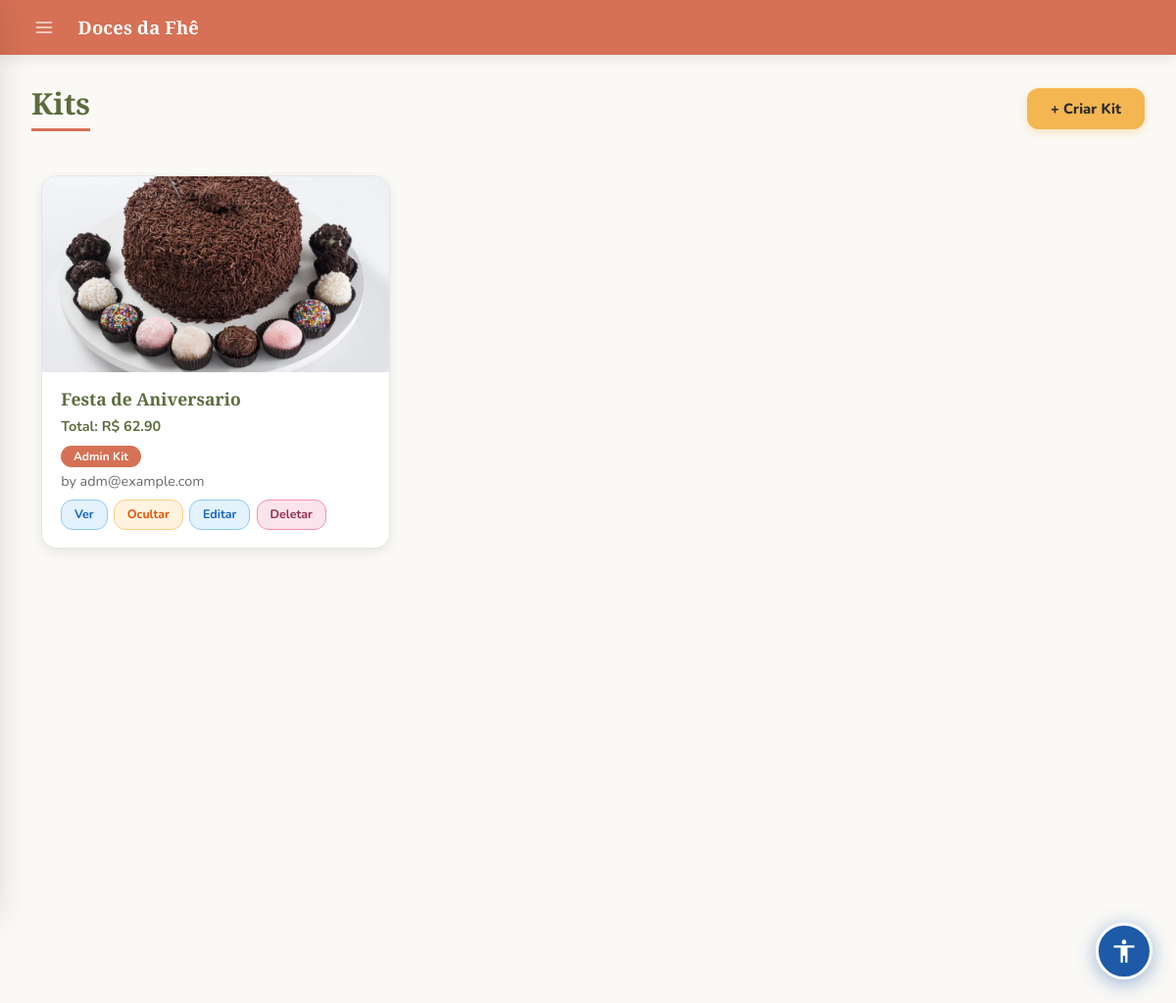
Page /kits (signed in) on the committed database.
### models.py (models this page shows, shortened)
class SiteConfig(db.Model):
    __tablename__ = "site_config"
    id               = db.Column(db.Integer, primary_key=True)
    color_primary    = db.Column(db.String(20), default='#5B6D3D')
    color_secondary  = db.Column(db.String(20), default='#D67155')
    color_accent     = db.Column(db.String(20), default='#F3B651')
    color_dark       = db.Column(db.String(20), default='#932E50')
    color_bg         = db.Column(db.String(20), default='#FAF9F6')
    color_text       = db.Column(db.String(20), default='#2B2B2B')
    color_text_light = db.Column(db.String(20), default='#6B6B6B')
    auth_bg_color1   = db.Column(db.String(20), default='#e8eed8')
    auth_bg_color2   = db.Column(db.String(20), default='#8fa05a')
    font_title   = db.Column(db.String(100), default='Playfair Display')
    font_body    = db.Column(db.String(100), default='Nunito')
    font_size    = db.Column(db.String(10), default='16')
    title_weight = db.Column(db.String(10), default='700')
    body_weight  = db.Column(db.String(10), default='400')
    layout_mode   = db.Column(db.String(20), default='spacious')
    layout_width  = db.Column(db.String(20), default='centered')
    card_columns  = db.Column(db.Integer,    default=3)
    card_gap      = db.Column(db.Integer,    default=20)
    show_carousel = db.Column(db.Boolean,    default=True)
    btn_radius  = db.Column(db.String(10), default='12px')
    card_shadow = db.Column(db.String(10), default='medium')
    navbar_fixed = db.Column(db.Boolean, default=True)
    anim_enabled     = db.Column(db.Boolean, default=True)
    anim_intensity   = db.Column(db.String(10), default='medium')
    anim_duration    = db.Column(db.Integer,    default=220)
    anim_hover_style = db.Column(db.String(20), default='lift')
    site_name   = db.Column(db.String(100), default='Doces da Fhê')
    logo_url    = db.Column(db.String(255), nullable=True)
    logo_height     = db.Column(db.Integer, default=100)
    logo_fit        = db.Column(db.String(20), default='contain')
    carousel_height = db.Column(db.Integer, default=340)
    card_img_height = db.Column(db.Integer, default=200)
    card_radius     = db.Column(db.String(10), default='16px')
    flash_success   = db.Column(db.String(20), default='#ffffff')
    flash_error     = db.Column(db.String(20), default='#f8d7da')
    flash_info      = db.Column(db.String(20), default='#ffffff')
    new_badge_days  = db.Column(db.Integer, default=7)
    updated_at      = db.Column(db.DateTime, default=datetime.utcnow, onupdate=datetime.utcnow)

class Kit(db.Model):
    __tablename__ = 'kits'
    id = db.Column(db.Integer, primary_key=True)
    name = db.Column(db.String(200), nullable=False)
    description = db.Column(db.Text, nullable=True)
    created_by = db.Column(
        db.Integer, db.ForeignKey('users.id'), nullable=False)
    is_admin_kit = db.Column(db.Boolean, default=False)   # True = admin kit
    ativo = db.Column(db.Boolean, default=True, nullable=False)
    created_at = db.Column(db.DateTime, default=datetime.utcnow)
    updated_at = db.Column(
        db.DateTime, default=datetime.utcnow, onupdate=datetime.utcnow)
    image_url      = db.Column(db.String(500), nullable=True)
    estoque        = db.Column(db.Integer, default=0, nullable=False)
    estoque_minimo = db.Column(db.Integer, default=5, nullable=False)
    products = db.relationship(
        'KitProduct', backref='kit', cascade='all, delete-orphan')
    creator = db.relationship('User', backref='kits')
    @property
    def total_price(self):
        return sum(kp.product.price * kp.quantity for kp in self.products)

class Product(db.Model):
    __tablename__ = "products"
    id          = db.Column(db.Integer, primary_key=True)
    name        = db.Column(db.String(200), unique=True, nullable=False, index=True)
    description = db.Column(db.String(800), nullable=False)
    image_url   = db.Column(db.String(300))
    price       = db.Column(db.Numeric(10, 2), nullable=False)
    category    = db.Column(db.String(100), nullable=True, default='geral')  # ✅ NOVO
    ativo          = db.Column(db.Boolean, default=True, nullable=False)
    estoque        = db.Column(db.Integer, default=0, nullable=False)
    estoque_minimo = db.Column(db.Integer, default=5, nullable=False)
    created_at     = db.Column(db.DateTime, default=datetime.utcnow)

class KitProduct(db.Model):
    __tablename__ = 'kit_products'
    kit_id = db.Column(db.Integer, db.ForeignKey('kits.id'), primary_key=True)
    product_id = db.Column(db.Integer, db.ForeignKey(
        'products.id'), primary_key=True)
    quantity = db.Column(db.Integer, default=1)
    added_at = db.Column(db.DateTime, default=datetime.utcnow)
    product = db.relationship('Product')

class User(db.Model, UserMixin):
    __tablename__ = "users"
    id       = db.Column(db.Integer, primary_key=True)
    email    = db.Column(db.String(120), unique=True, nullable=False, index=True)
    password = db.Column(db.String(200), nullable=False)
    name     = db.Column(db.String(120), nullable=True)   # ✅ NOVO
    phone    = db.Column(db.String(20), nullable=False)
    cep      = db.Column(db.String(8), nullable=False)
    is_admin = db.Column(db.Boolean, default=False, nullable=False)
    reset_token        = db.Column(db.String(100), unique=True, nullable=True)
    reset_token_expiry = db.Column(db.DateTime, nullable=True)
    created_at = db.Column(db.DateTime, default=datetime.utcnow)

### app.py (the view)
@app.route('/kits')
@login_required
def list_kits():
    if current_user.is_admin:
        kits = Kit.query.order_by(Kit.created_at.desc()).all()
    else:
        kits = Kit.query.filter(
            (Kit.created_by == current_user.id) | (Kit.is_admin_kit == True)
        ).order_by(Kit.created_at.desc()).all()
    return render_template('kits/list.html', kits=kits)

### app.py (called while the page is built)
@login_manager.user_loader
def load_user(user_id):
    return User.query.get(int(user_id))

@app.context_processor
def inject_globals():
    if current_user.is_authenticated:
        total_itens = db.session.query(
            db.func.sum(CarrinhoItem.quantidade)
        ).filter_by(user_id=current_user.id).scalar() or 0
    else:
        total_itens = 0
    site_config = SiteConfig.query.first()
    return dict(carrinho_total=total_itens, site_config=site_config)

### templates/kits/list.html (shortened to what this page needs)
{% extends "admin/base.html" %}
{% block styles %}
<link rel="stylesheet" href="{{ url_for('static', filename='admin.css') }}">
{% endblock %}
{% block content %}
<div class="page-header">
  <h2>Kits</h2>
  {% if current_user.is_admin %}
    <div class="page-header-actions">
      <a href="{{ url_for('create_kit') }}" class="btn-primary">+ Criar Kit</a>
    </div>
  {% endif %}
</div>
{% if kits %}
  <div class="container mt-3">
    <div class="row g-4">
      {% for kit in kits %}
      <div class="col-md-6 col-lg-4">
        <div class="card h-100" {% if not kit.ativo %}style="opacity:0.5;"{% endif %}>
          {% if kit.image_url %}
            <img src="{{ url_for('static', filename=kit.image_url) }}" alt="{{ kit.name }}">
          {% else %}
            <div class="d-flex align-items-center justify-content-center bg-secondary text-white" style="height:200px;">
              No image
            </div>
          {% endif %}
          <div class="card-body">
            <h5>{{ kit.name }}</h5>
            <p><strong>Total: R$ {{ "%.2f"|format(kit.total_price) }}</strong></p>
            {% if kit.is_admin_kit %}
              <span class="badge">Admin Kit</span>
            {% endif %}
            <p class="mt-1" style="font-size:.82rem; color:var(--color-text-light);">
              by {{ kit.creator.email }}
            </p>
            <div class="acoes-wrap mt-2">
              <a href="{{ url_for('view_kit', kit_id=kit.id) }}" class="btn-acao btn-editar">Ver</a>
              {% if current_user.is_admin %}
                <form method="POST" action="{{ url_for('toggle_kit_ativo', kit_id=kit.id) }}" style="display:inline;">
                  <button type="submit" class="btn-acao btn-toggle">
                    {% if kit.ativo %}Ocultar{% else %}Mostrar{% endif %}
                  </button>
                </form>
              {% endif %}
              {% if current_user.is_admin or kit.creator_id == current_user.id %}
                <a href="{{ url_for('edit_kit', kit_id=kit.id) }}" class="btn-acao btn-editar">Editar</a>
                <form method="POST" action="{{ url_for('delete_kit', kit_id=kit.id) }}" style="display:inline;" onsubmit="return confirm('Deletar {{ kit.name }}?')">
                  <button type="submit" class="btn-acao btn-deletar">Deletar</button>
                </form>
              {% endif %}
            </div>
          </div>
        </div>
      </div>
      {% endfor %}
    </div>
  </div>
{% else %}
  <p>Nenhum kit encontrado.
    {% if current_user.is_admin %}Crie seu primeiro kit!{% endif %}
  </p>
{% endif %}
{% endblock %}

### templates/admin/base.html (shortened to what this page needs)
<!DOCTYPE html>
<html>
<head>
  <link href="https://cdn.jsdelivr.net/npm/bootstrap@5.3.0/dist/css/bootstrap.min.css" rel="stylesheet">
  {% block styles %}{% endblock %}
  <link rel="stylesheet" href="{{ url_for('dynamic_styles') }}">
  {% if not request.path.startswith('/admin') and request.path not in ['/login', '/signup', '/logout', '/forgot-password', '/change-password'] and not request.path.startswith('/reset-password') %}
  <link rel="stylesheet" href="{{ url_for('static', filename='accessibility.css') }}">
  {% endif %}
</head>
<body>
{% if current_user.is_authenticated and current_user.is_admin %}
<div class="topbar">
  <button class="topbar-menu-btn" id="drawerToggle" aria-label="Menu">
    <svg xmlns="http://www.w3.org/2000/svg" width="20" height="20" viewBox="0 0 24 24" fill="none"
         stroke="currentColor" stroke-width="2" stroke-linecap="round" stroke-linejoin="round">
      <line x1="3" y1="6"  x2="21" y2="6"/>
      <line x1="3" y1="12" x2="21" y2="12"/>
      <line x1="3" y1="18" x2="21" y2="18"/>
    </svg>
  </button>
  <span class="topbar-brand">{{ site_config.site_name if site_config else 'Doces da Fhê' }}</span>
</div>
{% endif %}
<div class="acc-content-wrap">
<main id="acc-main-content">
{% block content %}
{% endblock %}
</main>
</div>
{% if not request.path.startswith('/admin') and request.path not in ['/login', '/signup', '/logout', '/forgot-password', '/change-password'] and not request.path.startswith('/reset-password') %}
<label for="acc-open" class="acc-fab" role="button" aria-label="Abrir painel de acessibilidade" title="Acessibilidade">
  <svg xmlns="http://www.w3.org/2000/svg" width="28" height="28" viewBox="0 0 24 24" fill="currentColor">
    <path d="M12 2c1.1 0 2 .9 2 2s-.9 2-2 2-2-.9-2-2 .9-2 2-2zm9 7h-6v13h-2v-6h-2v6H9V9H3V7h18v2z"/>
  </svg>
</label>
{% endif %}
</body>
</html>

### static/admin.css (style rules this page uses)
:root { --color-primary: #5B6D3D; --color-secondary: #D67155; --color-accent: #F3B651; --color-dark: #932E50; --color-bg: #FAF9F6; --color-white: #FFFFFF; --color-text: #2B2B2B; --color-text-light: #6B6B6B; --color-border: #E5E5E5; --color-hover-primary: #4a5932; --color-hover-accent: #d9a13f; --color-hover-secondary: #b85a42; --shadow-sm: 0 2px 6px rgba(0,0,0,.05); --shadow-md: 0 4px 12px rgba(0,0,0,.08); --shadow-lg: 0 8px 20px rgba(0,0,0,.12); --radius-sm: 6px; --radius-md: 10px; --radius-lg: 16px; }
html body { background: var(--color-bg) !important; font-family: 'Nunito', sans-serif !important; margin: 0 !important; padding: 0 !important; }
html body h2 { font-family: 'Playfair Display', serif !important; font-size: 1.9rem !important; color: var(--color-primary) !important; margin: 2rem 2rem 1.2rem !important; padding-bottom: .5rem !important; border-bottom: 3px solid var(--color-secondary) !important; display: inline-block !important; background: none !important; width: auto !important; }
html body .btn-primary, html body a.btn-primary, html body button.btn-primary { background-color: var(--color-accent) !important; border: none !important; color: var(--color-text) !important; border-radius: 12px !important; padding: .6rem 1.5rem !important; font-family: 'Nunito', sans-serif !important; font-weight: 800 !important; font-size: .92rem !important; text-decoration: none !important; transition: background .2s, transform .15s, box-shadow .2s !important; cursor: pointer !important; box-shadow: 0 3px 10px rgba(243,182,81,.35) !important; display: inline-block !important; }
.page-header, .evento-header { display: flex; justify-content: space-between; align-items: center; gap: 1rem; margin: 2rem 2rem 1.8rem; flex-wrap: wrap; }
html body .page-header h2, html body .evento-titulo h2 { font-family: 'Playfair Display', serif !important; font-size: 1.9rem !important; color: var(--color-primary) !important; margin: 0 !important; padding-bottom: .4rem !important; border-bottom: 3px solid var(--color-secondary) !important; display: inline-block !important; }
.page-header-actions, .evento-acoes { display: flex; gap: .8rem; align-items: center; flex-wrap: wrap; flex-shrink: 0; }
.acoes-wrap { display: flex; gap: .4rem; flex-wrap: wrap; align-items: center; }
.btn-acao { display: inline-block; padding: .32rem .8rem; border-radius: 20px; font-size: .78rem; font-weight: 700; text-decoration: none !important; transition: opacity .15s, transform .1s; white-space: nowrap; }
.btn-toggle { background: #fff3e0; color: #e65100; border: 1.5px solid #ffcc80; }
.btn-editar { background: #e3f2fd; color: #1565c0; border: 1.5px solid #90caf9; }
.btn-deletar { background: #fce4ec; color: #932E50; border: 1.5px solid #f48fb1; }
html body .card { background: var(--color-white) !important; border: 1.5px solid var(--color-border) !important; border-radius: var(--radius-lg) !important; box-shadow: var(--shadow-md) !important; overflow: hidden !important; transition: transform .2s, box-shadow .2s !important; }
html body .card img { width: 100% !important; height: 200px !important; object-fit: cover !important; max-width: unset !important; max-height: 200px !important; display: block !important; }
html body .card .card-body { padding: 1.1rem 1.2rem !important; background: var(--color-white) !important; }
html body .card h5, html body .card .card-title { font-family: 'Playfair Display', serif !important; font-size: 1.1rem !important; color: var(--color-primary) !important; margin-bottom: .3rem !important; }
html body .card p { font-size: .9rem !important; color: var(--color-text-light) !important; margin-bottom: .4rem !important; }
html body .card strong { color: var(--color-primary) !important; }
html body .badge, html body .badge.bg-primary { background-color: var(--color-secondary) !important; color: var(--color-white) !important; border-radius: 24px !important; font-size: .75rem !important; padding: .3rem .8rem !important; font-weight: 700 !important; }
html body .container { padding-top: 1rem !important; padding-bottom: 3rem !important; }

### rows in the picture
SiteConfig: site_name "Doces da Fhê"
Kit: image_url (picture), name "Festa de Aniversario", is_admin_kit "Admin Kit", creator.email "adm@example.com", ativo "Ocultar"
Product: total_price "62.90"
